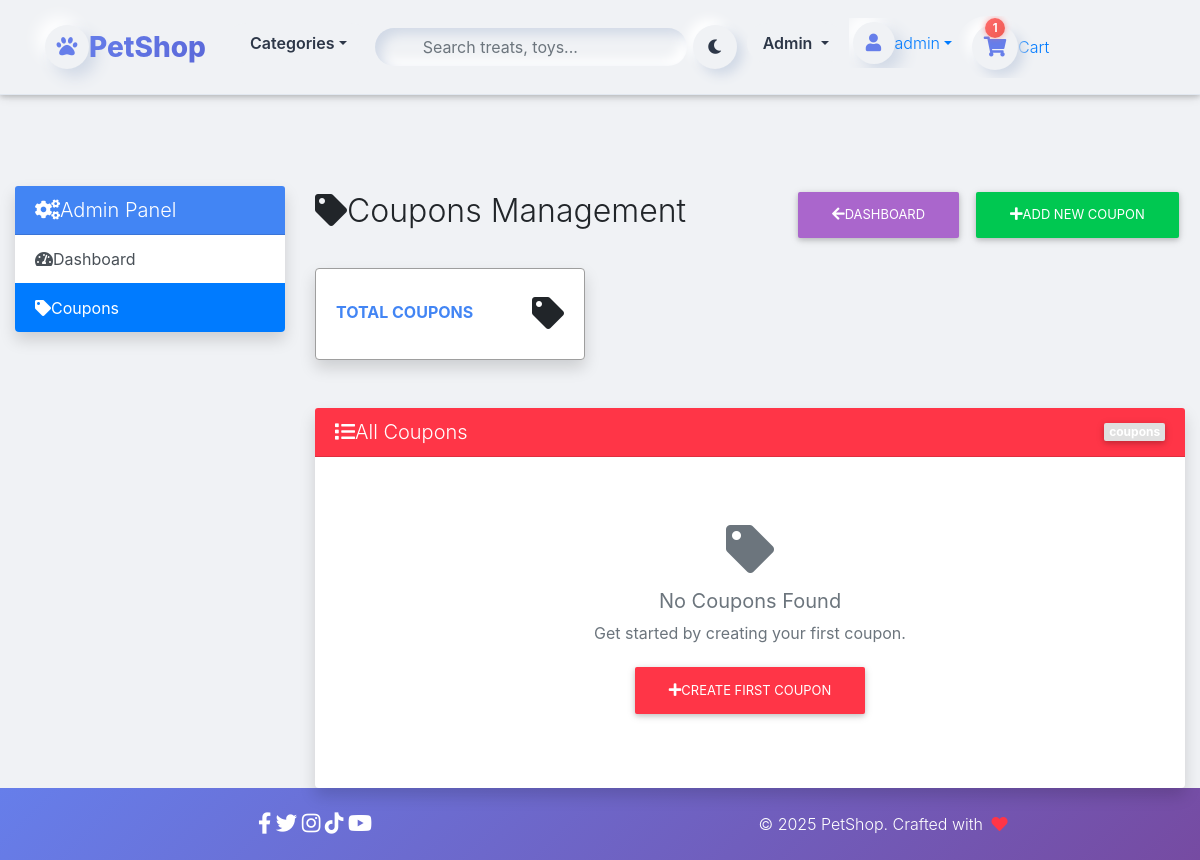
Before: /dashboard/coupons/ (signed in) with the older database file.
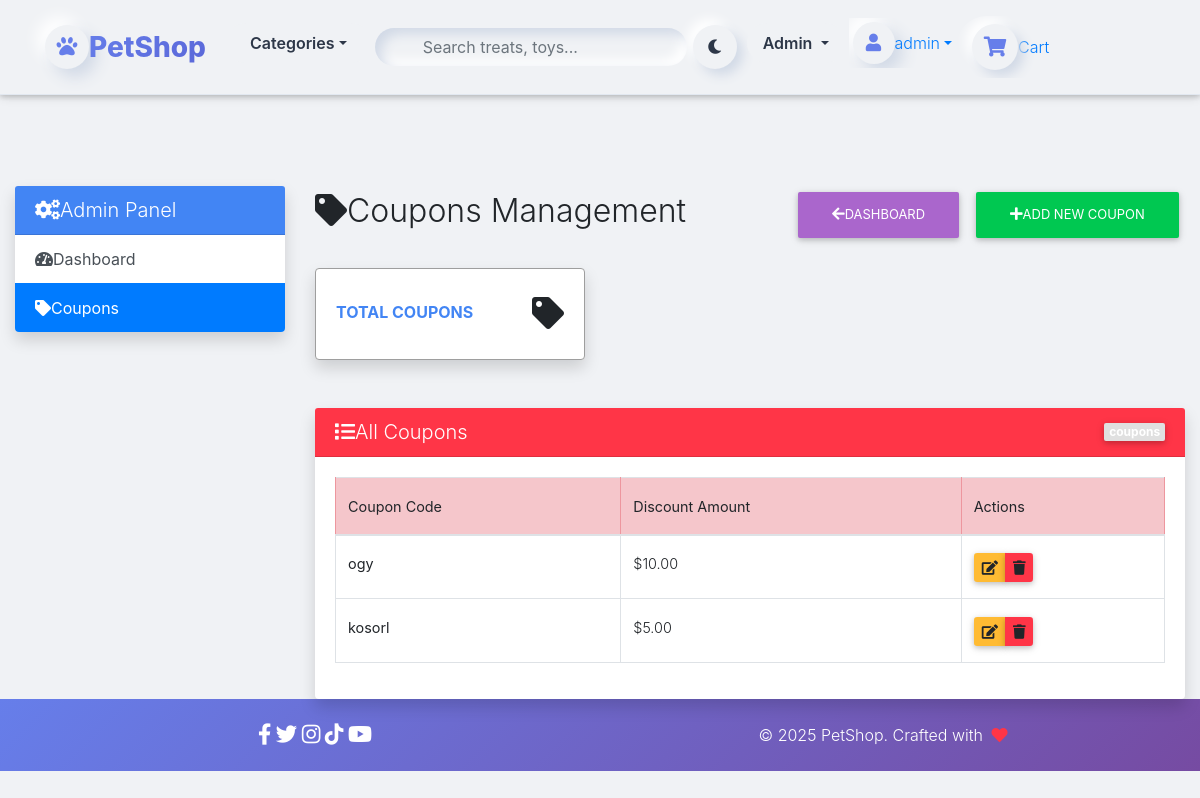
After: the same page with the newer database file.
### core/models.py (models this page shows, shortened)
class Coupon(models.Model):
    code = models.CharField(max_length=15)
    amount = models.FloatField()

### core/views.py (the view)
# urls.py: path('dashboard/coupons/', AdminCouponListView.as_view(), name='admin-coupon-list'),
@method_decorator(staff_member_required, name='dispatch')
class AdminCouponListView(ListView):
    model = Coupon
    template_name = 'admin_coupon_list.html'
    context_object_name = 'coupons'
    paginate_by = 20
    ordering = ['-id']

### core/templatetags/cart_template_tags.py (called while the page is built)
@register.filter
def cart_item_count(user):
    if user.is_authenticated:
        qs = Order.objects.filter(user=user, ordered=False)
        if qs.exists():
            return qs[0].items.count()
    return 0

### templates/admin_coupon_list.html (shortened to what the changed rows need)
{% extends "base.html" %}
{% block content %}
<div class="container-fluid mt-4">
    <div class="row">
        <div class="col-md-9">
            <div class="d-flex justify-content-between align-items-center mb-4">
                <h2><i class="fas fa-tag me-2"></i>Coupons Management</h2>
            </div>
            <div class="card shadow">
                <div class="card-body">
                    {% if coupons %}
                    <div class="table-responsive">
                        <table class="table table-bordered table-hover">
                            <thead class="table-danger">
                                <tr>
                                    <th>Coupon Code</th>
                                    <th>Discount Amount</th>
                                    <th>Actions</th>
                                </tr>
                            </thead>
                            <tbody>
                                {% for coupon in coupons %}
                                <tr>
                                    <td>
                                        <strong>{{ coupon.code }}</strong>
                                    </td>
                                    <td>${{ coupon.amount|floatformat:2 }}</td>
                                    <td>
                                        <div class="btn-group btn-group-sm">
                                            <a href="{% url 'core:admin-coupon-update' coupon.id %}" class="btn btn-warning" title="Edit">
                                                <i class="fas fa-edit"></i>
                                            </a>
                                            <a href="{% url 'core:admin-coupon-delete' coupon.id %}" class="btn btn-danger" title="Delete">
                                                <i class="fas fa-trash"></i>
                                            </a>
                                        </div>
                                    </td>
                                </tr>
                                {% endfor %}
                            </tbody>
                        </table>
                    </div>
                    {% else %}
                    <div class="text-center py-5">
                        <i class="fas fa-tag fa-3x text-muted mb-3"></i>
                        <h5 class="text-muted">No Coupons Found</h5>
                        <p class="text-muted">Get started by creating your first coupon.</p>
                        <a href="{% url 'core:admin-coupon-create' %}" class="btn btn-danger">
                            <i class="fas fa-plus me-2"></i>Create First Coupon
                        </a>
                    </div>
                    {% endif %}
                </div>
            </div>
        </div>
    </div>
</div>
{% endblock %}

### templates/navbar.html (shortened to what this page needs)
{% load cart_template_tags %}
{% load static %}
<nav class="navbar navbar-expand-lg fixed-top neu-navbar" id="mainNavbar">
  <div class="container">
    <a class="navbar-brand d-flex align-items-center fw-bold text-decoration-none" href="{% url 'core:home' %}">
      <div class="logo-neu rounded-circle d-flex align-items-center justify-content-center me-3 shadow-neu">
        <i class="fas fa-paw"></i>
      </div>
      <span class="brand-text">
        <span class="text-primary">Pet</span><span class="text-dark">Shop</span>
      </span>
    </a>
    <div class="collapse navbar-collapse" id="navbarContent">
      <ul class="navbar-nav me-auto mb-2 mb-lg-0">
        <li class="nav-item dropdown dropdown-hover">
          <a class="nav-link dropdown-toggle neu-link d-flex align-items-center px-4 py-2 rounded-pill"
             href="#" role="button" data-bs-toggle="dropdown" data-bs-auto-close="outside">
            Categories
          </a>
        </li>
      </ul>
      <form class="d-flex me-3 position-relative" method="GET" action="{% url 'core:home' %}">
        <div class="search-neu-wrapper">
          <input type="text" class="form-control search-neu-input" name="q"
                 placeholder="Search treats, toys..." value="{{ request.GET.q }}">
        </div>
      </form>
      <ul class="navbar-nav align-items-center">
        <li class="nav-item me-3">
          <button id="themeToggle" class="btn shadow-neu rounded-circle p-2 d-flex align-items-center justify-content-center">
            <i class="fas fa-moon"></i>
          </button>
        </li>
        {% if request.user.is_staff %}
        <li class="nav-item dropdown dropdown-hover me-2">
          <a class="nav-link dropdown-toggle neu-link px-3 py-2 rounded-pill text-warning"
             href="#" role="button" data-bs-toggle="dropdown" data-bs-auto-close="outside">
            Admin
          </a>
        </li>
        {% endif %}
        {% if request.user.is_authenticated %}
        <li class="nav-item dropdown dropdown-hover me-3">
          <a class="nav-link dropdown-toggle d-flex align-items-center p-1" href="#" role="button" data-bs-toggle="dropdown" data-bs-auto-close="outside">
            <div class="user-avatar-neu rounded-circle shadow-neu d-flex align-items-center justify-content-center">
              <i class="fas fa-user"></i>
            </div>
            <span class="d-none d-lg-inline fw-medium ms-2">{{ user.username }}</span>
          </a>
        </li>
<li class="nav-item">
  <a href="{% url 'core:order-summary' %}"
     class="nav-link position-relative d-flex align-items-center px-3 py-2 neu-cart-link rounded-pill">
    <div class="cart-icon-neu position-relative d-flex align-items-center justify-content-center">
      <i class="fas fa-shopping-cart"></i>
      {% with cart_count=request.user|cart_item_count %}
        {% if cart_count > 0 %}
        <span class="cart-badge-neu">{{ cart_count }}</span>
        {% endif %}
      {% endwith %}
    </div>
    <span class="d-none d-lg-inline fw-semibold ms-2">Cart</span>
  </a>
</li>
        {% else %}
        <li class="nav-item me-2"><a class="nav-link neu-link px-4 py-2 rounded-pill" href="{% url 'account_login' %}">Login</a></li>
        <li class="nav-item"><a class="btn neu-btn-primary rounded-pill px-4 py-2 shadow-neu" href="{% url 'account_signup' %}">Sign Up</a></li>
        {% endif %}
      </ul>
    </div>
  </div>
</nav>
<div style="height: 90px;"></div>

Changed rows visible on the page:
added Coupon: code "ogy", amount "10.00"
added Coupon: code "kosorl", amount "5.00"
Other visible differences:
{{ cart_count }}: "1" → (not shown)
text no longer shown: "No Coupons Found Get started by creating your first coupon. CREATE FIRST COUPON"
text now shown: "Coupon Code Discount Amount Actions"
